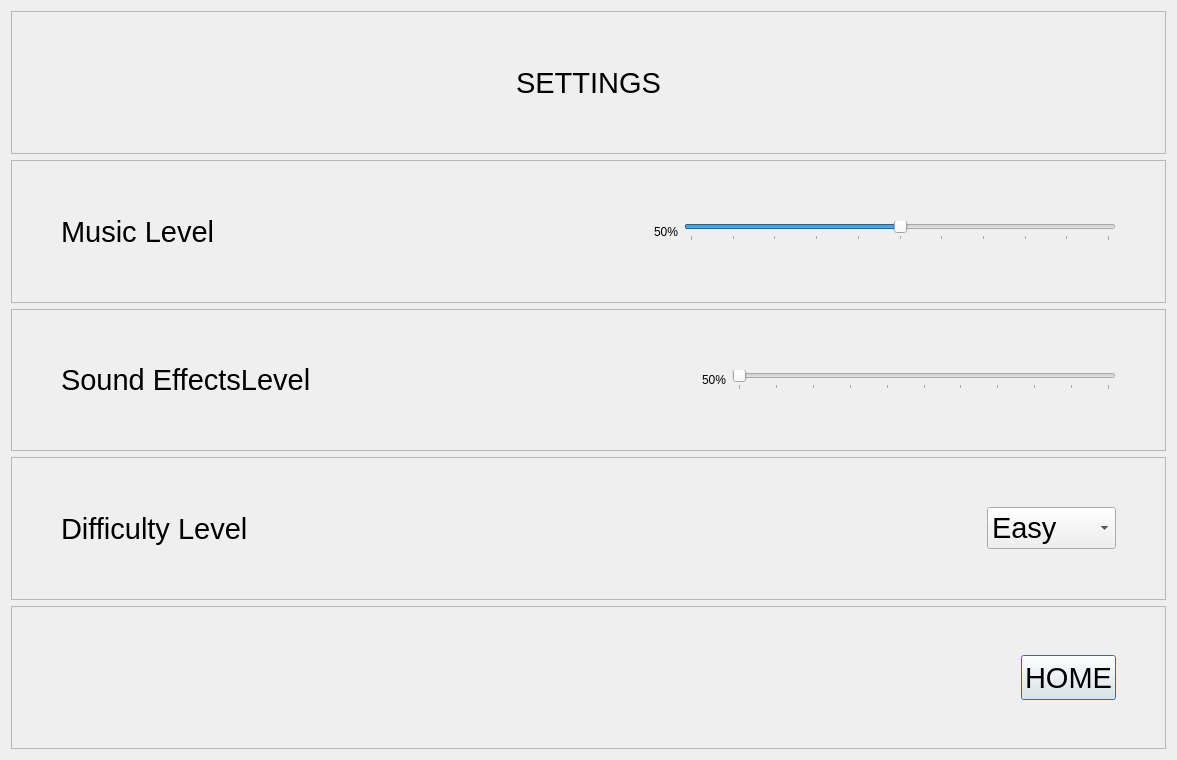
<?xml version="1.0" encoding="UTF-8"?>
<ui version="4.0">
 <class>SettingsWindow</class>
 <widget class="QDialog" name="SettingsWindow">
  <property name="geometry">
   <rect>
    <x>0</x>
    <y>0</y>
    <width>1177</width>
    <height>760</height>
   </rect>
  </property>
  <property name="minimumSize">
   <size>
    <width>1109</width>
    <height>0</height>
   </size>
  </property>
  <property name="windowTitle">
   <string>Sudoku</string>
  </property>
  <property name="windowIcon">
   <iconset resource="resources.qrc">
    <normaloff>:/images/icon.png</normaloff>:/images/icon.png</iconset>
  </property>
  <layout class="QVBoxLayout" name="verticalLayout">
   <item>
    <widget class="QFrame" name="frame_6">
     <property name="frameShape">
      <enum>QFrame::StyledPanel</enum>
     </property>
     <property name="frameShadow">
      <enum>QFrame::Raised</enum>
     </property>
     <layout class="QHBoxLayout" name="horizontalLayout_3">
      <item>
       <spacer name="horizontalSpacer_6">
        <property name="orientation">
         <enum>Qt::Horizontal</enum>
        </property>
        <property name="sizeHint" stdset="0">
         <size>
          <width>462</width>
          <height>20</height>
         </size>
        </property>
       </spacer>
      </item>
      <item>
       <widget class="QLabel" name="label_6">
        <property name="font">
         <font>
          <pointsize>22</pointsize>
         </font>
        </property>
        <property name="text">
         <string>SETTINGS</string>
        </property>
       </widget>
      </item>
      <item>
       <spacer name="horizontalSpacer_7">
        <property name="orientation">
         <enum>Qt::Horizontal</enum>
        </property>
        <property name="sizeHint" stdset="0">
         <size>
          <width>461</width>
          <height>20</height>
         </size>
        </property>
       </spacer>
      </item>
     </layout>
    </widget>
   </item>
   <item>
    <widget class="QFrame" name="frame_2">
     <property name="frameShape">
      <enum>QFrame::StyledPanel</enum>
     </property>
     <property name="frameShadow">
      <enum>QFrame::Raised</enum>
     </property>
     <layout class="QHBoxLayout" name="horizontalLayout">
      <item>
       <spacer name="horizontalSpacer_2">
        <property name="orientation">
         <enum>Qt::Horizontal</enum>
        </property>
        <property name="sizeType">
         <enum>QSizePolicy::Preferred</enum>
        </property>
        <property name="sizeHint" stdset="0">
         <size>
          <width>40</width>
          <height>20</height>
         </size>
        </property>
       </spacer>
      </item>
      <item>
       <widget class="QLabel" name="label_3">
        <property name="font">
         <font>
          <pointsize>22</pointsize>
         </font>
        </property>
        <property name="text">
         <string>Music Level</string>
        </property>
       </widget>
      </item>
      <item>
       <spacer name="horizontalSpacer_13">
        <property name="orientation">
         <enum>Qt::Horizontal</enum>
        </property>
        <property name="sizeType">
         <enum>QSizePolicy::MinimumExpanding</enum>
        </property>
        <property name="sizeHint" stdset="0">
         <size>
          <width>40</width>
          <height>20</height>
         </size>
        </property>
       </spacer>
      </item>
      <item>
       <widget class="QLabel" name="musicLabel">
        <property name="text">
         <string>50%</string>
        </property>
       </widget>
      </item>
      <item>
       <widget class="QSlider" name="musicSlider">
        <property name="font">
         <font>
          <pointsize>22</pointsize>
         </font>
        </property>
        <property name="maximum">
         <number>100</number>
        </property>
        <property name="value">
         <number>50</number>
        </property>
        <property name="orientation">
         <enum>Qt::Horizontal</enum>
        </property>
        <property name="tickPosition">
         <enum>QSlider::TicksBelow</enum>
        </property>
        <property name="tickInterval">
         <number>10</number>
        </property>
       </widget>
      </item>
      <item>
       <spacer name="horizontalSpacer_4">
        <property name="orientation">
         <enum>Qt::Horizontal</enum>
        </property>
        <property name="sizeType">
         <enum>QSizePolicy::Preferred</enum>
        </property>
        <property name="sizeHint" stdset="0">
         <size>
          <width>40</width>
          <height>20</height>
         </size>
        </property>
       </spacer>
      </item>
     </layout>
    </widget>
   </item>
   <item>
    <widget class="QFrame" name="frame">
     <property name="frameShape">
      <enum>QFrame::StyledPanel</enum>
     </property>
     <property name="frameShadow">
      <enum>QFrame::Raised</enum>
     </property>
     <layout class="QHBoxLayout" name="horizontalLayout_2">
      <item>
       <spacer name="horizontalSpacer_3">
        <property name="orientation">
         <enum>Qt::Horizontal</enum>
        </property>
        <property name="sizeType">
         <enum>QSizePolicy::Preferred</enum>
        </property>
        <property name="sizeHint" stdset="0">
         <size>
          <width>40</width>
          <height>20</height>
         </size>
        </property>
       </spacer>
      </item>
      <item>
       <widget class="QLabel" name="label_5">
        <property name="font">
         <font>
          <pointsize>22</pointsize>
         </font>
        </property>
        <property name="text">
         <string>Sound EffectsLevel</string>
        </property>
       </widget>
      </item>
      <item>
       <spacer name="horizontalSpacer_14">
        <property name="orientation">
         <enum>Qt::Horizontal</enum>
        </property>
        <property name="sizeType">
         <enum>QSizePolicy::Expanding</enum>
        </property>
        <property name="sizeHint" stdset="0">
         <size>
          <width>40</width>
          <height>20</height>
         </size>
        </property>
       </spacer>
      </item>
      <item>
       <widget class="QLabel" name="sfxLabel">
        <property name="text">
         <string>50%</string>
        </property>
       </widget>
      </item>
      <item>
       <widget class="QSlider" name="sfxSlider">
        <property name="font">
         <font>
          <pointsize>22</pointsize>
         </font>
        </property>
        <property name="styleSheet">
         <string notr="true"/>
        </property>
        <property name="maximum">
         <number>100</number>
        </property>
        <property name="value">
         <number>0</number>
        </property>
        <property name="orientation">
         <enum>Qt::Horizontal</enum>
        </property>
        <property name="tickPosition">
         <enum>QSlider::TicksBelow</enum>
        </property>
        <property name="tickInterval">
         <number>10</number>
        </property>
       </widget>
      </item>
      <item>
       <spacer name="horizontalSpacer_5">
        <property name="orientation">
         <enum>Qt::Horizontal</enum>
        </property>
        <property name="sizeType">
         <enum>QSizePolicy::Preferred</enum>
        </property>
        <property name="sizeHint" stdset="0">
         <size>
          <width>40</width>
          <height>20</height>
         </size>
        </property>
       </spacer>
      </item>
     </layout>
    </widget>
   </item>
   <item>
    <widget class="QFrame" name="frame_5">
     <property name="frameShape">
      <enum>QFrame::StyledPanel</enum>
     </property>
     <property name="frameShadow">
      <enum>QFrame::Raised</enum>
     </property>
     <layout class="QHBoxLayout" name="horizontalLayout_6">
      <item>
       <spacer name="horizontalSpacer_11">
        <property name="orientation">
         <enum>Qt::Horizontal</enum>
        </property>
        <property name="sizeType">
         <enum>QSizePolicy::Preferred</enum>
        </property>
        <property name="sizeHint" stdset="0">
         <size>
          <width>40</width>
          <height>20</height>
         </size>
        </property>
       </spacer>
      </item>
      <item>
       <widget class="QLabel" name="label_4">
        <property name="font">
         <font>
          <pointsize>22</pointsize>
         </font>
        </property>
        <property name="text">
         <string>Difficulty Level</string>
        </property>
       </widget>
      </item>
      <item>
       <spacer name="horizontalSpacer_16">
        <property name="orientation">
         <enum>Qt::Horizontal</enum>
        </property>
        <property name="sizeHint" stdset="0">
         <size>
          <width>40</width>
          <height>20</height>
         </size>
        </property>
       </spacer>
      </item>
      <item>
       <widget class="QComboBox" name="difficultyComboBox">
        <property name="font">
         <font>
          <pointsize>22</pointsize>
         </font>
        </property>
        <item>
         <property name="text">
          <string>Easy</string>
         </property>
        </item>
        <item>
         <property name="text">
          <string>Medium</string>
         </property>
        </item>
        <item>
         <property name="text">
          <string>Hard</string>
         </property>
        </item>
        <item>
         <property name="text">
          <string>Insane</string>
         </property>
        </item>
       </widget>
      </item>
      <item>
       <spacer name="horizontalSpacer_10">
        <property name="orientation">
         <enum>Qt::Horizontal</enum>
        </property>
        <property name="sizeType">
         <enum>QSizePolicy::Preferred</enum>
        </property>
        <property name="sizeHint" stdset="0">
         <size>
          <width>40</width>
          <height>20</height>
         </size>
        </property>
       </spacer>
      </item>
     </layout>
    </widget>
   </item>
   <item>
    <widget class="QFrame" name="frame_4">
     <property name="frameShape">
      <enum>QFrame::StyledPanel</enum>
     </property>
     <property name="frameShadow">
      <enum>QFrame::Raised</enum>
     </property>
     <layout class="QHBoxLayout" name="horizontalLayout_4">
      <item>
       <spacer name="horizontalSpacer">
        <property name="orientation">
         <enum>Qt::Horizontal</enum>
        </property>
        <property name="sizeHint" stdset="0">
         <size>
          <width>918</width>
          <height>20</height>
         </size>
        </property>
       </spacer>
      </item>
      <item>
       <widget class="QPushButton" name="homeButton">
        <property name="minimumSize">
         <size>
          <width>95</width>
          <height>45</height>
         </size>
        </property>
        <property name="font">
         <font>
          <pointsize>22</pointsize>
         </font>
        </property>
        <property name="text">
         <string>HOME</string>
        </property>
       </widget>
      </item>
      <item>
       <spacer name="horizontalSpacer_12">
        <property name="orientation">
         <enum>Qt::Horizontal</enum>
        </property>
        <property name="sizeType">
         <enum>QSizePolicy::Preferred</enum>
        </property>
        <property name="sizeHint" stdset="0">
         <size>
          <width>40</width>
          <height>20</height>
         </size>
        </property>
       </spacer>
      </item>
     </layout>
    </widget>
   </item>
  </layout>
 </widget>
 <resources>
  <include location="resources.qrc"/>
 </resources>
 <connections/>
</ui>
